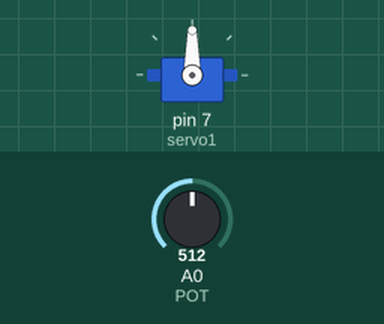
This sketch was run on a simulated Arduino Uno, built with avr-gcc and run on an emulated ATmega328P. Shown: servo. Inputs (shaded band) come from the test bench; at power-on: A0 (POT) = 512.

Above: at 1.2 s.
1.3 s: A0 (POT) set to 716
At 1.8 s:
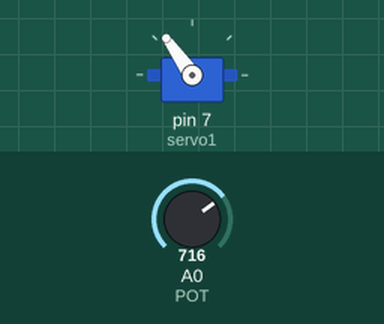
2.8 s: A0 (POT) set to 900
At 3.1 s:
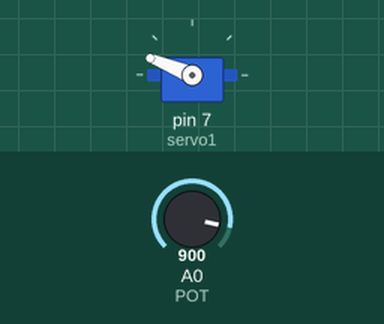
4.3 s: A0 (POT) set to 1023
At 5.5 s:
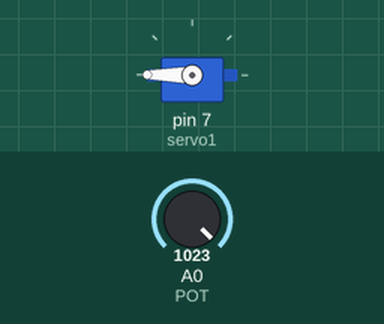
5.8 s: A0 (POT) set to 306
At 6.8 s:
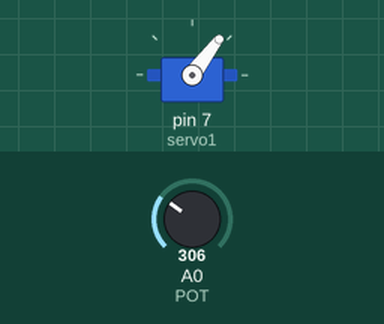
7.3 s: A0 (POT) set to 122
At 8.1 s:
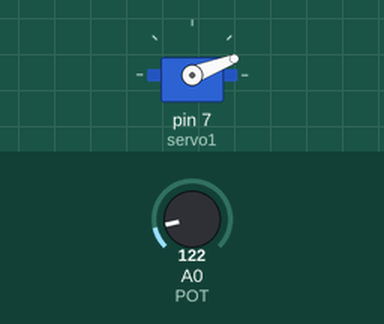
Timing chart, 0 to 9.8 s (numbered marks = the images above; inputs shaded):
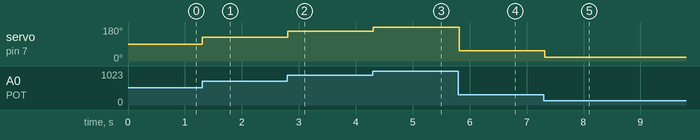

The sketch:

P3A3-ControlServo.ino
```cpp
#include <Servo.h>

#define POT A0

Servo servo1;

float value = 0;
int angulo;

void setup() {
  servo1.attach(7);
  Serial.begin(9600);
}

void loop() {
  value = analogRead(POT);
  angulo = map(value, 0, 1023, 0, 180);
  servo1.write(angulo);
  delay(100);
}
```

Measured:
- after the input at 1.3 s, servo on pin 7 (servo1): 90° → 125° at once
- after the input at 2.8 s, servo on pin 7 (servo1): 125° → 158° at once
- after the input at 4.3 s, servo on pin 7 (servo1): 158° → 180° at once
- after the input at 5.8 s, servo on pin 7 (servo1): 180° → 53° at once
- after the input at 7.3 s, servo on pin 7 (servo1): 53° → 21° at once
